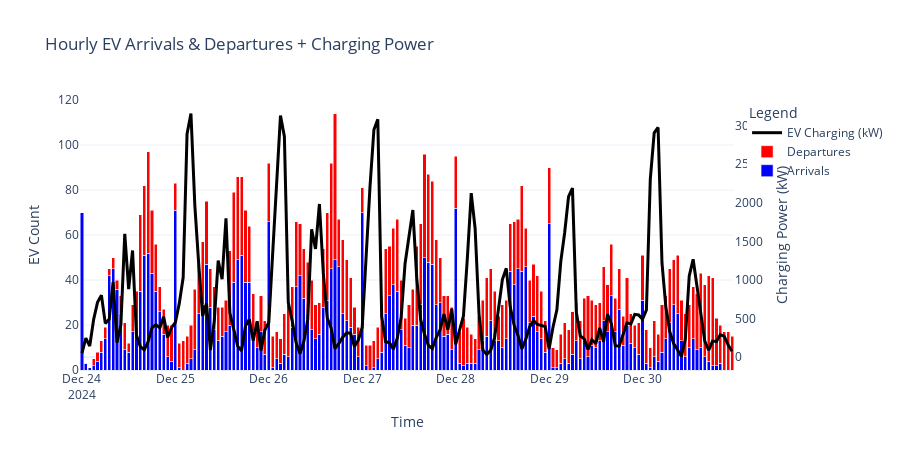

Notebook code for this chart:
### Markdown cell above
### 3.1.2 Complete Optimization Horizon along with Arrivals and Departures

### Code cell
df_ev_all = df_ev.copy()

# Ensure datetime columns behave like timestamps
df_ev_all["toa"] = pd.to_datetime(df_ev_all["toa"])
df_ev_all["tod"] = pd.to_datetime(df_ev_all["tod"])

# Extract hour-level arrival and departure
df_ev_all["arrival_hour"]   = df_ev_all["toa"].dt.floor("h")
df_ev_all["departure_hour"] = df_ev_all["tod"].dt.floor("h")

# Count arrivals and departures per hour
arrivals   = df_ev_all.groupby("arrival_hour").size().rename("arrivals")
departures = df_ev_all.groupby("departure_hour").size().rename("departures")

# Base timeline from forecast data
df_full = df_fc[["timestamp"]].copy()

# Merge arrival/departure counts into the timeline
df_full = df_full.merge(arrivals,   left_on="timestamp", right_index=True, how="left")
df_full = df_full.merge(departures, left_on="timestamp", right_index=True, how="left")
df_full = df_full.fillna(0)

# Add aggregated PD from df_pd long format
pd_tot = df_pd.groupby("t")["PD_kW"].sum().reindex(df_full.index, fill_value=0)
df_full["PD_total_kW"] = pd_tot.values

# -------------------------
# Build plot
# -------------------------
fig = go.Figure()

# Arrivals bar
fig.add_trace(go.Bar(
    x=df_full["timestamp"],
    y=df_full["arrivals"],
    name="Arrivals",
    marker_color="blue"
))

# Departures bar
fig.add_trace(go.Bar(
    x=df_full["timestamp"],
    y=df_full["departures"],
    name="Departures",
    marker_color="red"
))

# EV charging power on secondary axis
fig.add_trace(go.Scatter(
    x=df_full["timestamp"],
    y=df_full["PD_total_kW"],
    mode="lines",
    name="EV Charging (kW)",
    yaxis="y2",
    line=dict(color="black", width=3)
))

# -------------------------
# Layout
# -------------------------
fig.update_layout(
    title="Hourly EV Arrivals & Departures + Charging Power",
    barmode="stack",

    xaxis=dict(title="Time"),

    yaxis=dict(
        title="EV Count",
        side="left"
    ),

    yaxis2=dict(
        title="Charging Power (kW)",
        overlaying="y",
        side="right",
        showgrid=False
    ),

    template="plotly_white",
    legend=dict(title="Legend"),
    height=450
)

fig.show()

### Figure 1 — Plotly figure (JSON) as saved in the notebook; plotly's stock layout.template omitted (floating-point values rounded to 4 significant figures; data arrays with more than 128 entries replaced by an {"elided": "..."} marker saying what was removed)
{"data": [{"marker": {"color": "blue"}, "name": "Arrivals", "type": "bar", "x": {"elided": "168 str values"}, "y": {"elided": "168 float values"}}, {"marker": {"color": "red"}, "name": "Departures", "type": "bar", "x": {"elided": "168 str values"}, "y": {"elided": "168 float values"}}, {"line": {"color": "black", "width": 3}, "mode": "lines", "name": "EV Charging (kW)", "type": "scatter", "x": {"elided": "168 str values"}, "y": {"elided": "168 float values"}, "yaxis": "y2"}], "layout": {"barmode": "stack", "height": 450, "legend": {"title": {"text": "Legend"}}, "title": {"text": "Hourly EV Arrivals & Departures + Charging Power"}, "xaxis": {"title": {"text": "Time"}}, "yaxis": {"side": "left", "title": {"text": "EV Count"}}, "yaxis2": {"overlaying": "y", "showgrid": false, "side": "right", "title": {"text": "Charging Power (kW)"}}}}
